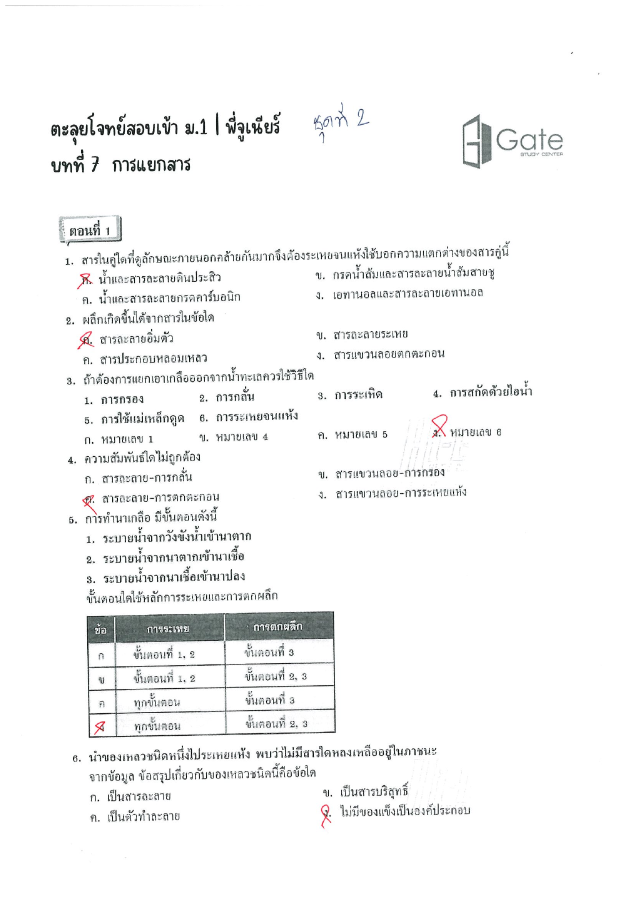
#> input picture evidence/t041-source-1.png, 1273 x 1800 px, found by its file name (shown at 1/2 size); its folder holds 3 pictures in this run
$ python t041-crop.py
#> lines starting #> are read from the running program, lines starting #| are printed output that depends on the picture; pictures that were not available may be replaced by others from this repository, and a replacement may not be noted
from PIL import Image, ImageOps
import json
from pathlib import Path
root=Path('evidence')
pages={i:Image.open(root/f't041-source-{i}.png') for i in range(1,5)}
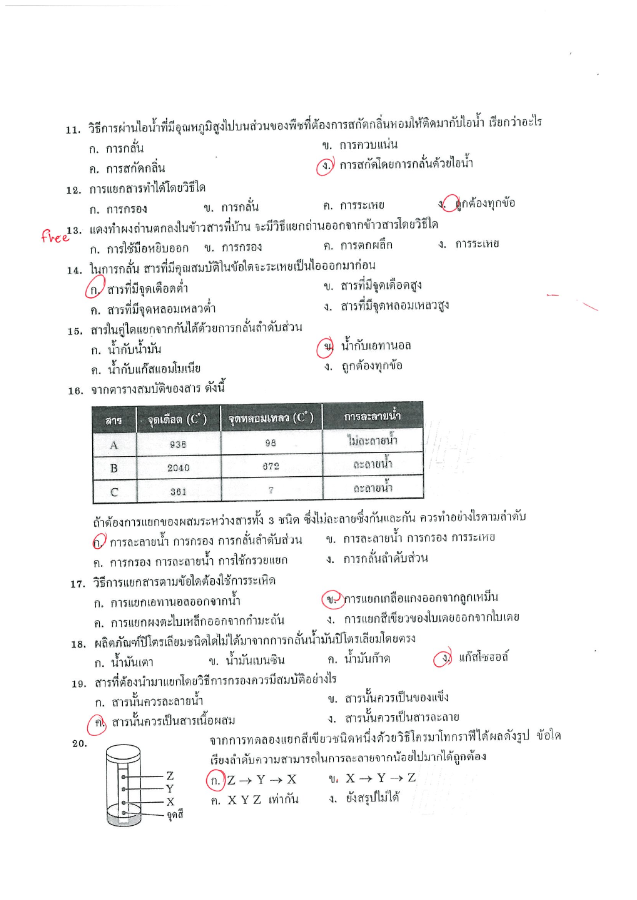
#> input picture evidence/t041-source-3.png, 1273 x 1800 px, found by its file name (shown at 1/2 size)
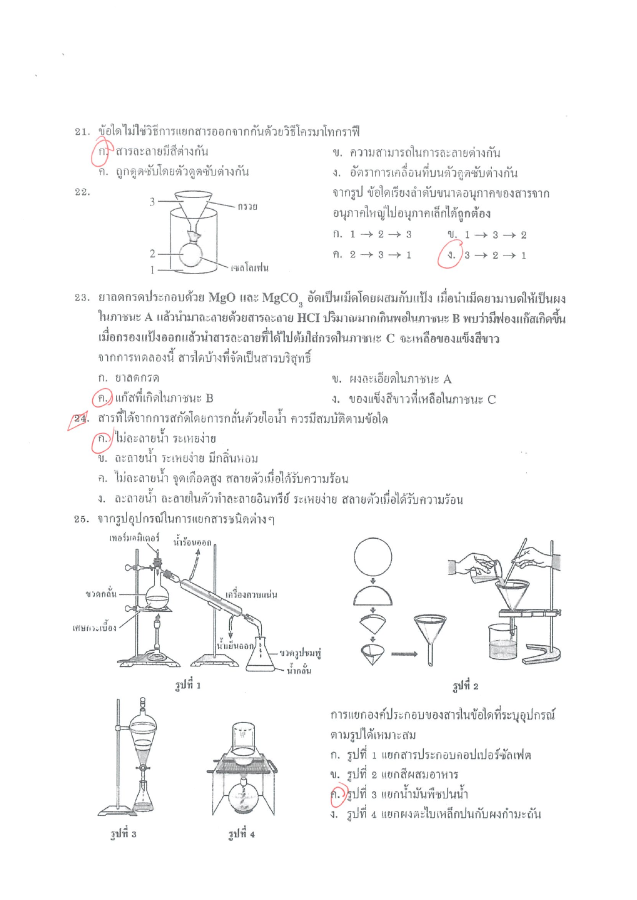
#> input picture evidence/t041-source-4.png, 1273 x 1800 px, found by its file name (shown at 1/2 size)
#> pages = 4 items
print({i:p.size for i,p in pages.items()})
#| {1: (1273, 1800), 2: (1273, 1800), 3: (1273, 1800), 4: (1273, 1800)}
# Coordinates are fractions of the visually reviewed source page, not OCR guesses.
regions={8:(2,[.20,.332,.79,.469]),16:(3,[.14,.446,.69,.563]),20:(3,[.16,.823,.30,.93]),22:(4,[.22,.21,.435,.309])}
manifest=[]
for question,(page,box) in regions.items():
 im=pages[page]; bbox=[round(box[j]*im.size[j%2]) for j in range(4)]
 im.crop(bbox).save(root/f't041-question-{question}.png')
 manifest.append(dict(question_no=question,source_page=page,bbox=bbox,owner_type='question',crop_quality='pending_visual_check'))
#> this loop made 4 passes
#> pass 1, `im.crop(bbox).save(root/f't041-question-{question}.png')`:
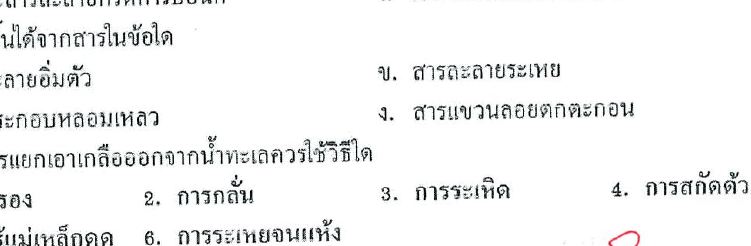
#> saved as t041-question-8.png: PIL image 751x246 RGB; mean R, G, B 242.8, 243.2, 243.3
#> pass 2, `im.crop(bbox).save(root/f't041-question-{question}.png')`:
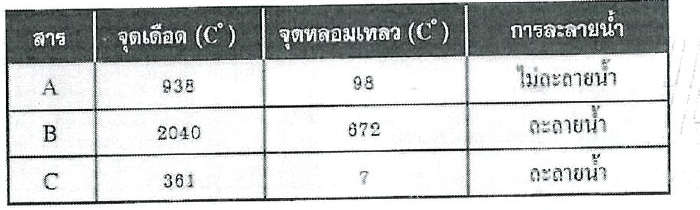
#> saved as t041-question-16.png: PIL image 700x210 RGB; mean R, G, B 199.8, 202.3, 201.8
#> im is the input picture: PIL image 1273x1800 RGB; mean R, G, B 248.3, 248.4, 248.6
#> after the loop, manifest = 4 items
im=pages[4]
boxes=[[.105,.583,.51,.775],[.535,.589,.90,.775],[.15,.775,.26,.944],[.32,.793,.455,.944]]
crops=[im.crop(tuple(round(b[j]*im.size[j%2]) for j in range(4))) for b in boxes]
#> crops = 4 items
canvas=Image.new('RGB',(1100,850),'white')
#> canvas: PIL image 1100x850 RGB; every value is 255
for crop,(x,y) in zip(crops,[(0,0),(570,0),(0,440),(570,440)]):
 crop.thumbnail((520,395)); canvas.paste(crop,(x,y))
#> this loop made 4 passes
#> (x, y) on passes 1 to 4: (0, 0), (570, 0), (0, 440), (570, 440)
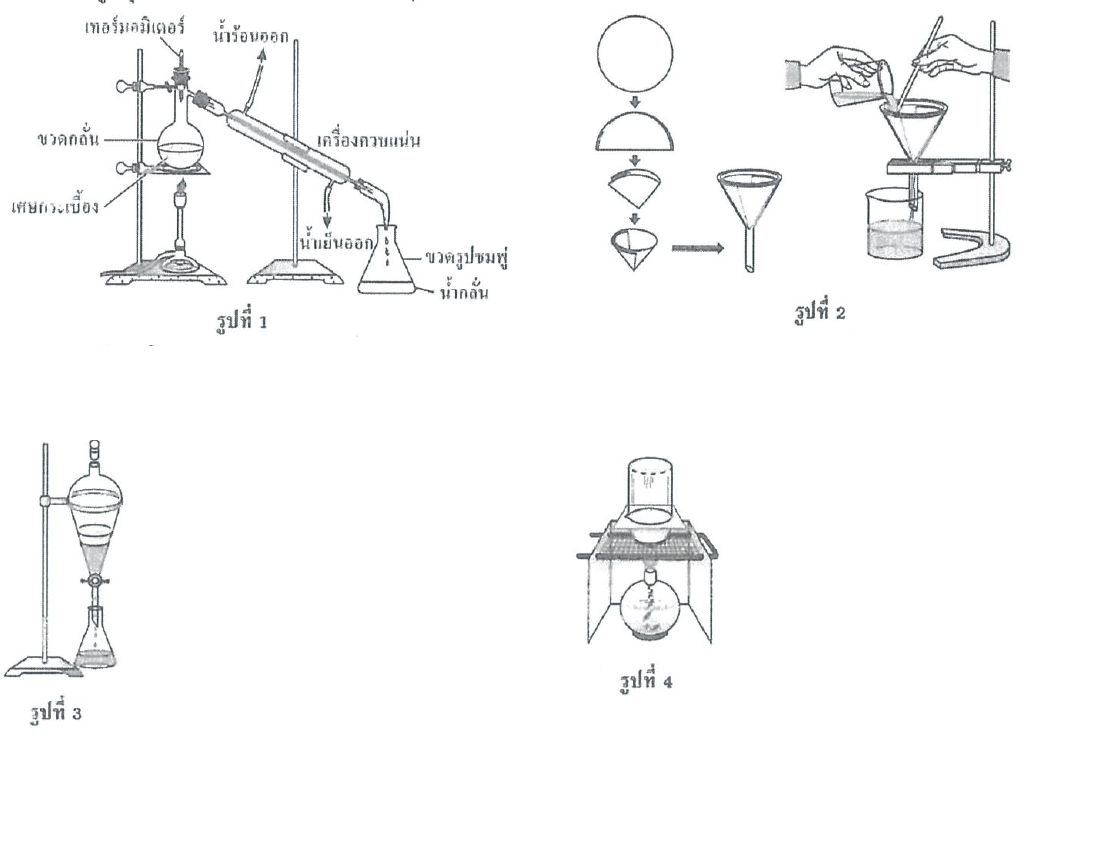
#> canvas: PIL image 1100x850 RGB; mean R, G, B 249.4, 249.6, 249.7
canvas.save(root/'t041-question-25.png')
manifest.append(dict(question_no=25,source_page=4,source_regions=boxes,owner_type='question',crop_quality='pending_visual_check'))
(root/'t041-media-manifest.json').write_text(json.dumps(manifest,ensure_ascii=False,indent=2),encoding='utf8')
